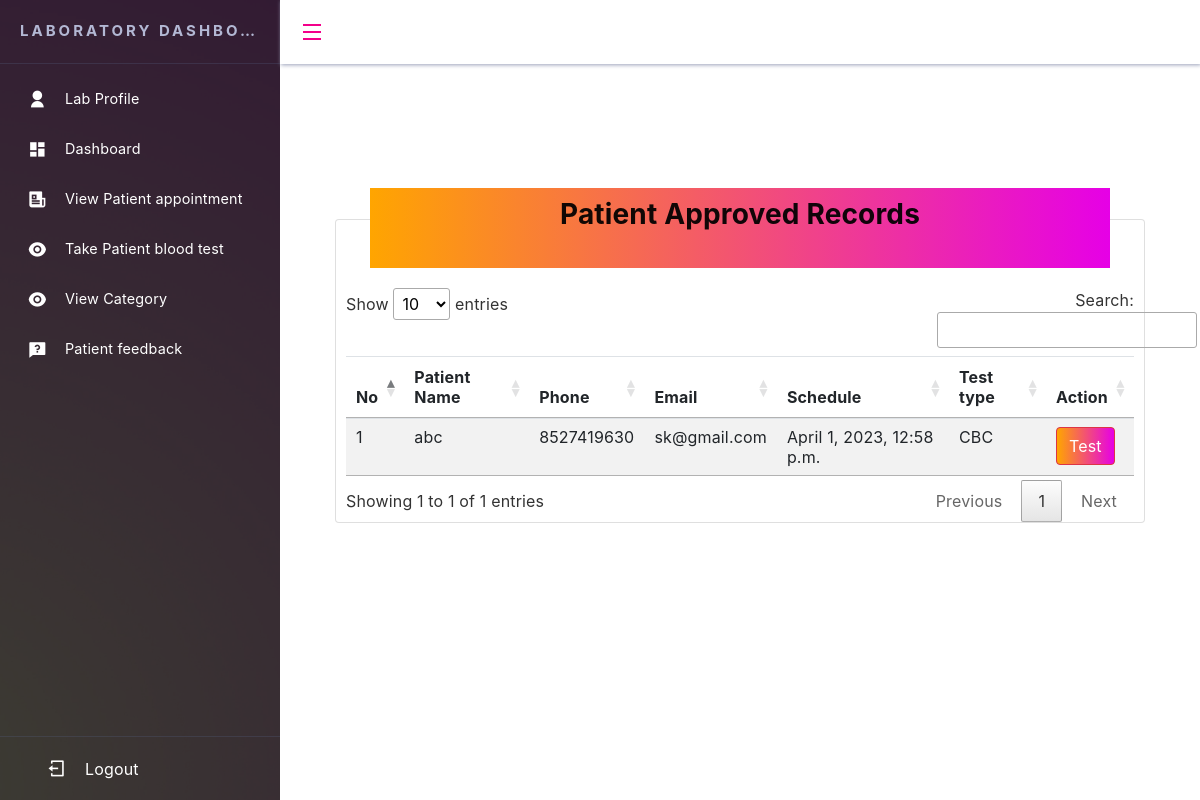
/lab/show_test (signed in), run on the app's committed database.
### laboratoryapp/models.py (models this page shows, shortened)
class Appointment(models.Model):
    g = (
        ('pending', 'pending'),
        ('approved', 'approved'),
        ('rejected', 'rejected'),
    )
    name = models.CharField(max_length=500)
    phone = models.IntegerField()
    email = models.EmailField(max_length=100)
    schedule = models.DateTimeField()
    Test_name=models.ForeignKey(Name_category, on_delete=models.CASCADE)
    status = models.CharField(max_length=12, choices=g, default = 'pending')
    appointment_booked=models.BooleanField(default=False)

class Name_category(models.Model):
    category_name=models.CharField(max_length=200,default='',verbose_name='Blood Test Name')
    def __str__(self):
        return self.category_name

### laboratoryapp/views.py (the view)
# urls.py: path('show_test',view_approvedappo,name="view_approvedappo"),
def view_approvedappo(request):
    if 'Lid' in request.session:
        b=Appointment.objects.filter(status='approved') & Appointment.objects.filter(appointment_booked=False)
        return render(request,'take_bloodtest.html',{'b':b})
    else:
        return redirect('laboratory:lab_signin')

### laboratoryapp/templates/take_bloodtest.html (shortened to what this page needs)
{% extends 'admin_base.html' %}
{% load static %}
{% block content %}
<div class="dashboard">
    <div class="card" style="margin-top:100px; padding:0px 10px 0px 10px ;">
        <div class="baner" style="margin: auto; margin-top:-4%; margin-bottom:20px;">
            <h3 class="text-center" style="font-weight: bold; padding: 10px 0px 10px 0px;"> Patient Approved Records</h3>
        </div>
        <table class="table table-hover table-striped" id="myTable">
            <thead>
                <tr>
                    <th>No</th>
                    <th>Patient Name</th>
                    <th>Phone</th>
                    <th>Email</th>
                    <th>Schedule</th>
                    <th>Test type</th>
                    <th>Action</th>
                </tr>
            </thead>
            <tbody>
                                    {% for x in b %}
                                    <tr>
                                        <td>{{forloop.counter}}</td>
                                        <td>{{x.name}}</td>
                                        <td>{{x.phone}}</td>
                                        <td>{{x.email}}</td>
                                        <td>{{x.schedule}}</td>
                                        <td>{{x.Test_name}}</td>
                                        <td><a class="btn btn-danger" href="{% url 'laboratory:take_test' x.id %}">Test</a></td>
                                    </tr>
                                    {% endfor %}
								</tbody>
        </table>
    </div>
</div>
{% endblock %}

### laboratoryapp/static/css/demo.css (style rules this page uses)
a { text-decoration:none; }
.btn { background: linear-gradient(90deg, rgba(255, 165, 0, 1) 0%, rgb(230, 0, 230) 100%); }
.baner { height: 80px; width: 94%; background: linear-gradient(90deg, rgba(255, 165, 0, 1) 0%, rgb(230, 0, 230) 100%); color: rgba(0, 0, 0, 0.934); }

### laboratoryapp/static/css/style1.css (style rules this page uses)
* { box-sizing: border-box; }
body { margin: 0; height: 100vh; font-family: "Roboto", sans-serif; color: #212529; letter-spacing: 0.01em; line-height: 1.6; }
a { text-decoration: none; }
html, body { height: 100%; }
.btn { padding: 10px; display: inline-block; background-color: #f3008a; color: #fff; border-radius: 0.2rem; }

### data on the page
Appointment: name "abc", phone "8527419630", email "sk@gmail.com", schedule "April 1, 2023, 12:58 p.m.", Test_name "CBC"
